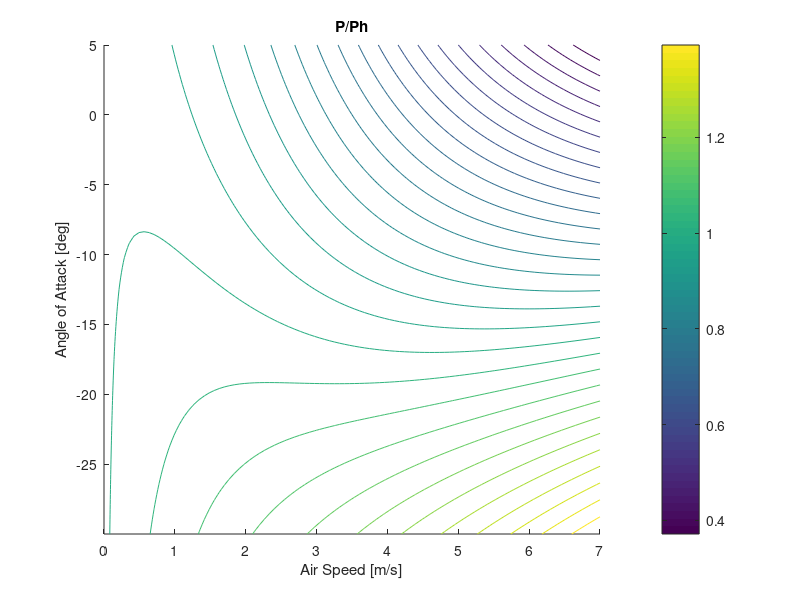

Recreate this plot in MATLAB.
clear all
close all
clc

%% Setup
% vehicle
Ar = 0.0312; %0.05;  % single rotor swept area
r = 1.225;  % density of air [gk/m^3]
Th = 0.981; %m*g/4;  % thrust at hover
Ph = Th^1.5/(2*r*Ar)^0.5;  % power at hover
Vh = (Th/(2*r*Ar))^0.5;  % induced velocity at hover [m/s]

% Note: angle of attack is negative with forward pitch

%% Analysis
Va = linspace(0,7);
gamma = linspace(deg2rad(-30),deg2rad(5));
for i=1:length(Va)
    for j=1:length(gamma)
        fun = @(Vi) Vi - Vh^2/((Va(i)*cos(gamma(j)))^2 + (Vi - Va(i)*sin(gamma(j)))^2)^0.5;
        x0 = 10;
        opts = optimset('Display','off');
        f = fsolve(fun,x0,opts);
        Vi(i,j) = f;
        P(i,j) = Th*(Vi(i,j) - Va(i)*sin(gamma(j)))/Ph;
    end
end

%% Plot
figure
hold on
title('P/Ph')
ylabel('Angle of Attack [deg]')
xlabel('Air Speed [m/s]')
% matlab is column major
contour(Va,rad2deg(gamma),P',30)
colorbar
hold off
